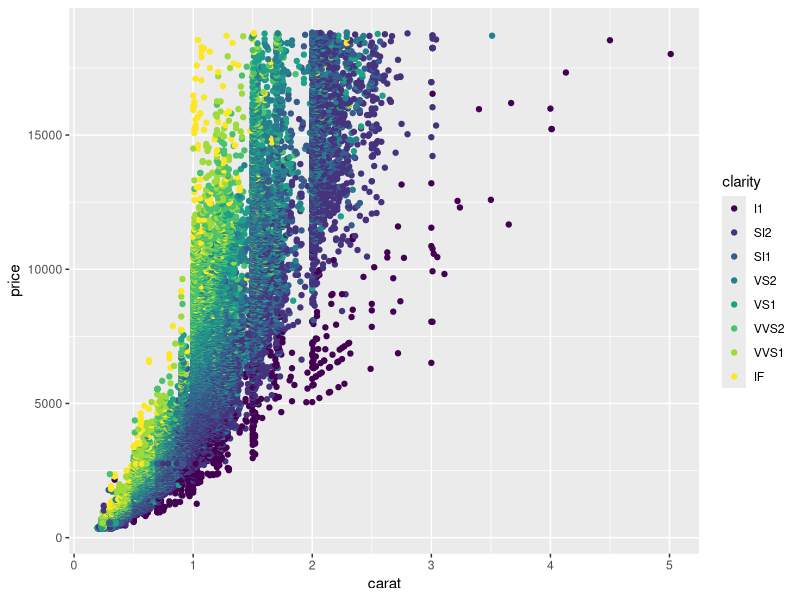
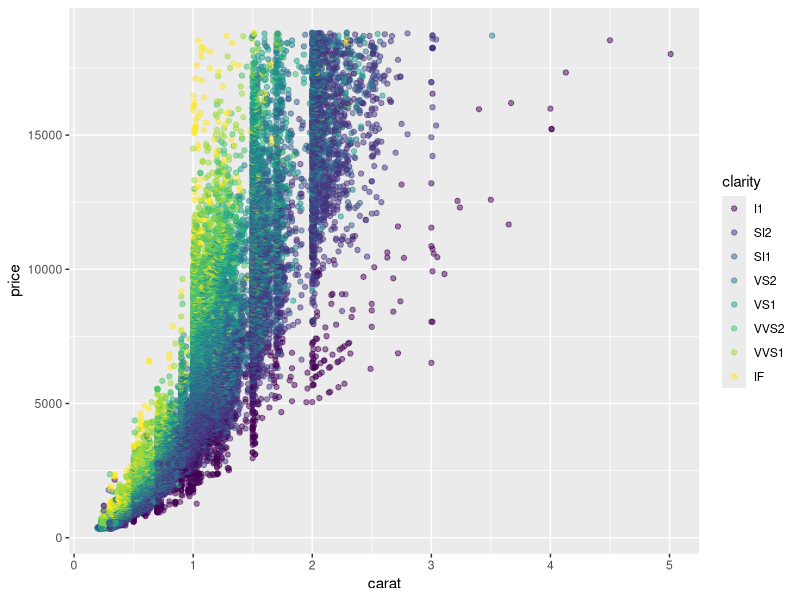
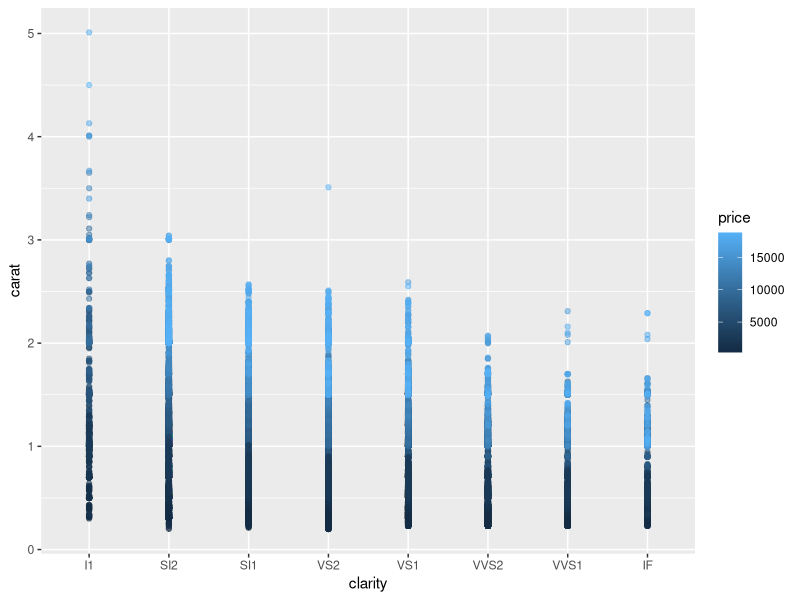

These charts were generated, in order, by the following R code: (Note: this script raises an error after producing the figures.)
library(ggplot2)
library(dplyr)
data("diamonds")
head(diamonds)

# Scatter plot: carat (x), price (y), clarity (color)
ggplot(diamonds, aes(x= carat, y= price, color= clarity))+
  geom_point()



# Adjust for overplotting
ggplot(diamonds, aes(x= carat, y= price, color= clarity))+
  geom_point(alpha= 0.5)


# Scatter plot: clarity (x), carat (y), price (color)
ggplot(diamonds, aes(x= clarity, y= carat, color= price))+
  geom_point(alpha= 0.5)

positio
# Dot plot with jittering
ggplot(diamonds, aes(x= clarity, y= carat, color= price))+
  geom_point(alpha= 0.5, position="jitter")

data("mtcars")

# Shown in the viewer:
ggplot(mtcars, aes(x = cyl, y = wt)) +
  geom_point()

# Solutions:
# 1 - With geom_jitter()
ggplot(mtcars, aes(x = cyl, y = wt)) +
  geom_jitter()

# 2 - Set width in geom_jitter()
ggplot(mtcars, aes(x = cyl, y = wt)) +
  geom_jitter(width= 0.1)

# 3 - Set position = position_jitter() in geom_point() ()
ggplot(mtcars, aes(x = cyl, y = wt)) +
  geom_point(position= position_jitter(0.1))

#Load Vocab dataset
data("Vocab")
install.packages("car")
data("Vocab")

# Examine the structure of Vocab
str(Vocab)

# Basic scatter plot of vocabulary (y) against education (x). Use geom_point()
ggplot(Vocab, aes(x= education, y= vocabulary))+
  geom_point()


# Use geom_jitter() instead of geom_point()
ggplot(Vocab, aes(x= education, y= vocabulary))+
  geom_jitter()


# Using the above plotting command, set alpha to a very low 0.2
ggplot(Vocab, aes(x= education, y= vocabulary))+
  geom_jitter(alpha=0.2)


# Using the above plotting command, set the shape to 1
ggplot(Vocab, aes(x= education, y= vocabulary))+
  geom_jitter(alpha=0.2, shape= 1)

#again mtcars
data("mtcars")

# 1 - Make a univariate histogram
ggplot(mtcars, aes(mpg)) +
  geom_histogram()

# 2 - Plot 1, plus set binwidth to 1 in the geom layer
ggplot(mtcars, aes(mpg)) +
  geom_histogram(binwidth = 1)

# 3 - Plot 2, plus MAP ..density.. to the y aesthetic (i.e. in a second aes() function)
ggplot(mtcars, aes(mpg)) +
  geom_histogram(aes(y = ..density..), binwidth = 1)

# 4 - plot 3, plus SET the fill attribute to "#377EB8"
ggplot(mtcars, aes(mpg)) +
  geom_histogram(aes(y = ..density..), binwidth = 1, fill = "#377EB8")

# Draw a bar plot of cyl, filled according to am
ggplot(mtcars, aes(x = cyl, fill = am)) +
  geom_bar()

# Change the position argument to stack
ggplot(mtcars, aes(x = cyl, fill = am)) +
  geom_bar(position= "stack")


# Change the position argument to fill
ggplot(mtcars, aes(x = cyl, fill = am)) +
  geom_bar(position= "fill")


# Change the position argument to dodge
ggplot(mtcars, aes(x = cyl, fill = am)) +
  geom_bar(position= "dodge")

# 1 - The last plot form the previous exercise
ggplot(mtcars, aes(x = cyl, fill = am)) +
  geom_bar(position = "dodge")

# 2 - Define posn_d with position_dodge()
posn_d <- position_dodge(width= 0.2)

# 3 - Change the position argument to posn_d
ggplot(mtcars, aes(x = cyl, fill = am)) +
  geom_bar(position = posn_d)

# 4 - Use posn_d as position and adjust alpha to 0.6
ggplot(mtcars, aes(x = cyl, fill = am)) +
  geom_bar(position = posn_d, alpha= 0.6)

# A basic histogram, add coloring defined by cyl
ggplot(mtcars, aes(x= mpg, fill= cyl)) +
  geom_histogram(binwidth = 1)

# Change position to identity
ggplot(mtcars, aes(x= mpg, fill= cyl)) +
  geom_histogram(binwidth = 1, position= "identity")

# Change geom to freqpoly (position is identity by default)
ggplot(mtcars, aes(x= mpg, color = cyl)) +
  geom_freqpoly(binwidth= 1)

# Example of how to use a brewed color palette
ggplot(mtcars, aes(x = cyl, fill = am)) +
  geom_bar() +
  scale_fill_brewer(palette = "Set1")

# Use str() on Vocab to check out the structure
str(Vocab)

# Plot education on x and vocabulary on fill
# Use the default brewed color palette
ggplot(Vocab, aes(x= education, fill= vocabulary))+
  geom_bar(position= "fill") +
  scale_fill_brewer()

# Final plot of last exercise
ggplot(Vocab, aes(x = education, fill = vocabulary)) +
  geom_bar(position = "fill") +
  scale_fill_brewer()

# Definition of a set of blue colors
blues <- brewer.pal(9, "Blues")

# Make a color range using colorRampPalette() and the set of blues
blue_range <- colorRampPalette(blues)

# Use blue_range to adjust the color of the bars, use scale_fill_manual()
ggplot(Vocab, aes(x = education, fill = vocabulary)) +
  geom_bar(position = "fill") +
  scale_fill_manual(values = blue_range(11))

# 1 - Basic histogram plot command
ggplot(mtcars, aes(mpg)) +
  geom_histogram(binwidth = 1)

# 2 - Plot 1, Expand aesthetics: am onto fill
ggplot(mtcars, aes(mpg, fill= am)) +
  geom_histogram(binwidth = 1)


# 3 - Plot 2, change position = "dodge"
ggplot(mtcars, aes(mpg, fill= am)) +
  geom_histogram(binwidth = 1, position= "dodge")


# 4 - Plot 3, change position = "fill"
ggplot(mtcars, aes(mpg, fill= am)) +
  geom_histogram(binwidth = 1, position= "fill")


# 5 - Plot 4, plus change position = "identity" and alpha = 0.4
ggplot(mtcars, aes(mpg, fill= am)) +
  geom_histogram(binwidth = 1, position= "identity", alpha= 0.4)


# 6 - Plot 5, plus change mapping: cyl onto fill
ggplot(mtcars, aes(mpg, fill= cyl)) +
  geom_histogram(binwidth = 1, position= "identity", alpha= 0.4)


